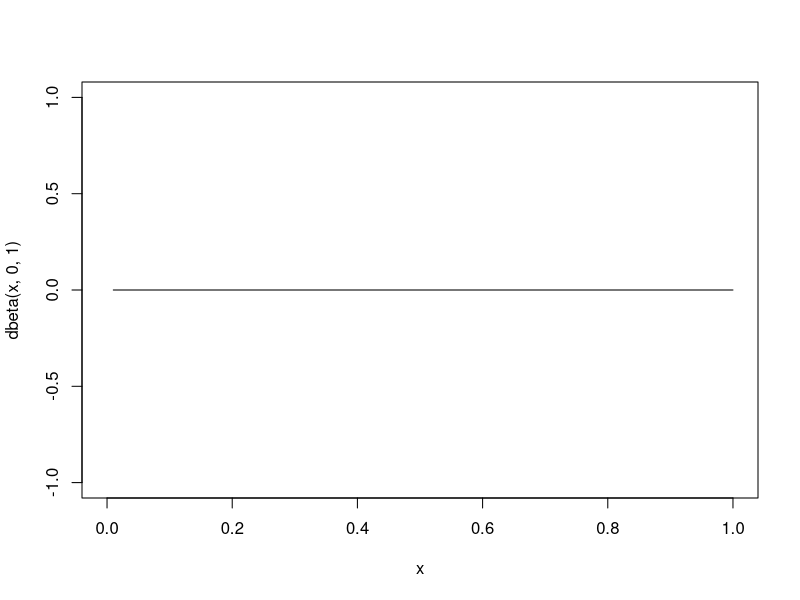
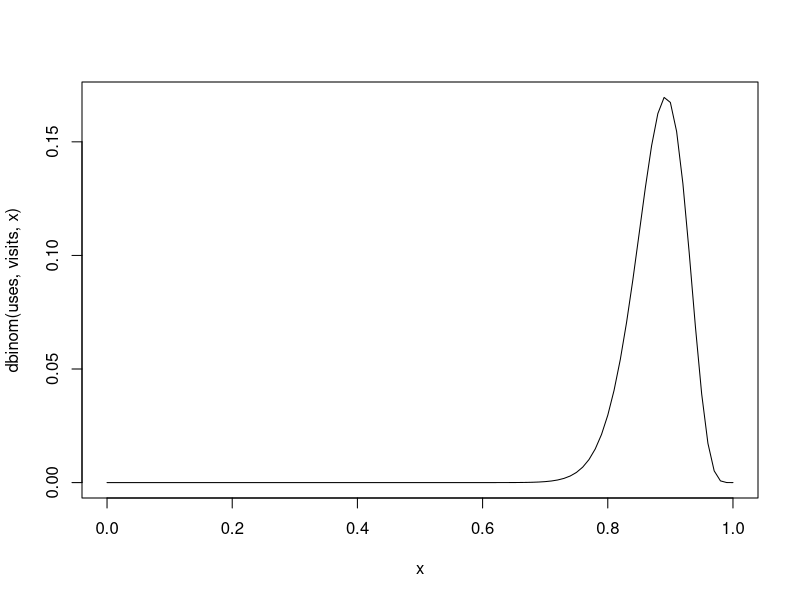
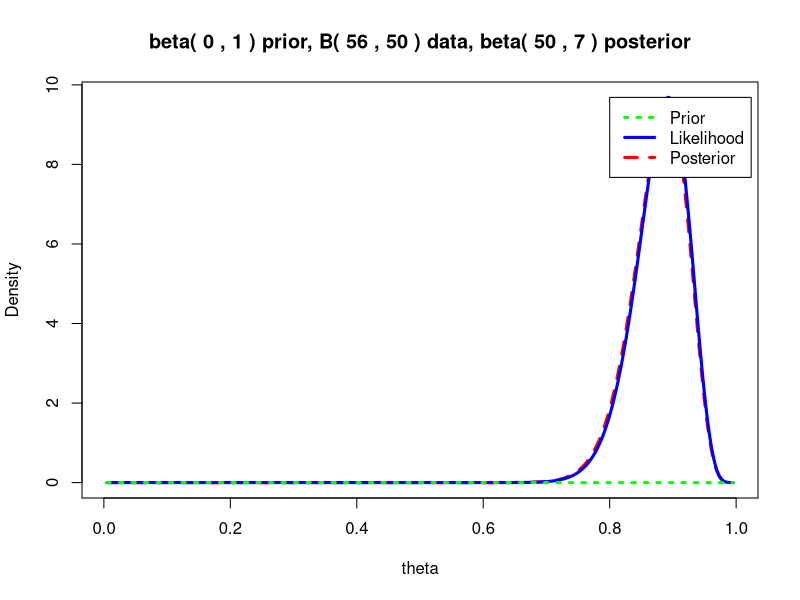
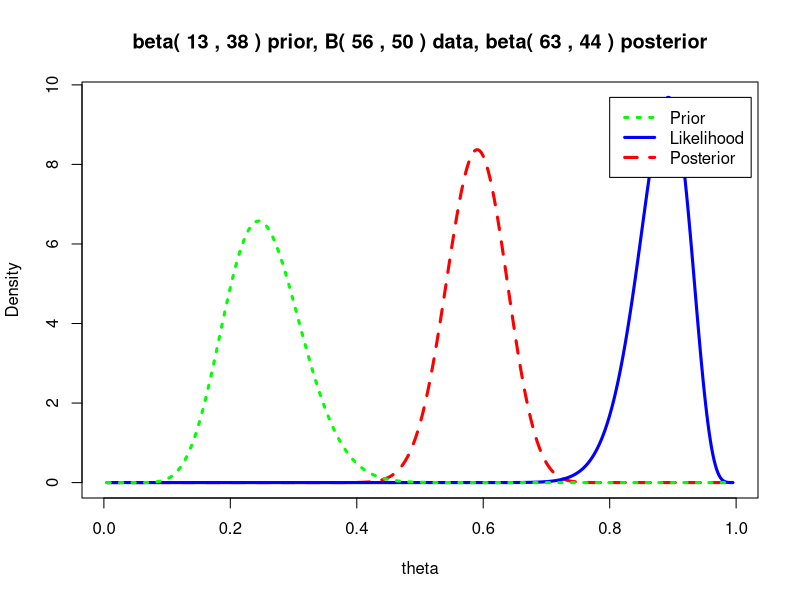

These charts were generated, in order, by the following R code:
## ---- chunk 1
knitr::opts_chunk$set(echo = TRUE)
## ---- chunk 2
n=100
curve(dbeta(x,0,1)) # plot the prior

#Calculating the Likelihood Function for a Proportion
calcLikelihood <- function(uses,visits){
  curve(dbinom(uses,visits,x))
}
calcLikelihood(50,56)

## ---- chunk 3
calcPosteriorForProportion <- function(successes, total, a, b)
  {
     # Adapted from triplot() in the LearnBayes package
     # Plot the prior, likelihood and posterior:
     likelihood_a = successes + 1; likelihood_b = total - successes + 1
     posterior_a = a + successes;  posterior_b = b + total - successes
     theta = seq(0.005, 0.995, length = 500)
     prior = dbeta(theta, a, b)
     likelihood = dbeta(theta, likelihood_a, likelihood_b)
     posterior  = dbeta(theta, posterior_a, posterior_b)
     m = max(c(prior, likelihood, posterior))
     plot(theta, posterior, type = "l", ylab = "Density", lty = 2, lwd = 3,
          main = paste("beta(", a, ",", b, ") prior, B(", total, ",", successes, ") data,",
          "beta(", posterior_a, ",", posterior_b, ") posterior"), ylim = c(0, m), col = "red")
     lines(theta, likelihood, lty = 1, lwd = 3, col = "blue")
     lines(theta, prior, lty = 3, lwd = 3, col = "green")
     legend(x=0.8,y=m, c("Prior", "Likelihood", "Posterior"), lty = c(3, 1, 2),
          lwd = c(3, 3, 3), col = c("green", "blue", "red"))
     # Print out summary statistics for the prior, likelihood and posterior:
     calcBetaMode <- function(aa, bb) { BetaMode <- (aa - 1)/(aa + bb - 2); return(BetaMode); }
     calcBetaMean <- function(aa, bb) { BetaMean <- (aa)/(aa + bb); return(BetaMean); }
     calcBetaSd   <- function(aa, bb) { BetaSd <- sqrt((aa * bb)/(((aa + bb)^2) * (aa + bb + 1))); return(BetaSd); }
     prior_mode      <- calcBetaMode(a, b)
     likelihood_mode <- calcBetaMode(likelihood_a, likelihood_b)
     posterior_mode  <- calcBetaMode(posterior_a, posterior_b)
     prior_mean      <- calcBetaMean(a, b)
     likelihood_mean <- calcBetaMean(likelihood_a, likelihood_b)
     posterior_mean  <- calcBetaMean(posterior_a, posterior_b)
     prior_sd        <- calcBetaSd(a, b)
     likelihood_sd   <- calcBetaSd(likelihood_a, likelihood_b)
     posterior_sd    <- calcBetaSd(posterior_a, posterior_b)
     print(paste("mode for prior=",prior_mode,", for likelihood=",likelihood_mode,", for posterior=",posterior_mode))
     print(paste("mean for prior=",prior_mean,", for likelihood=",likelihood_mean,", for posterior=",posterior_mean))
     print(paste("sd for prior=",prior_sd,", for likelihood=",likelihood_sd,", for posterior=",posterior_sd))
}
calcPosteriorForProportion(50,56,0,1)
## ---- chunk 4
calcPosteriorForProportion(50,56,13,38)
